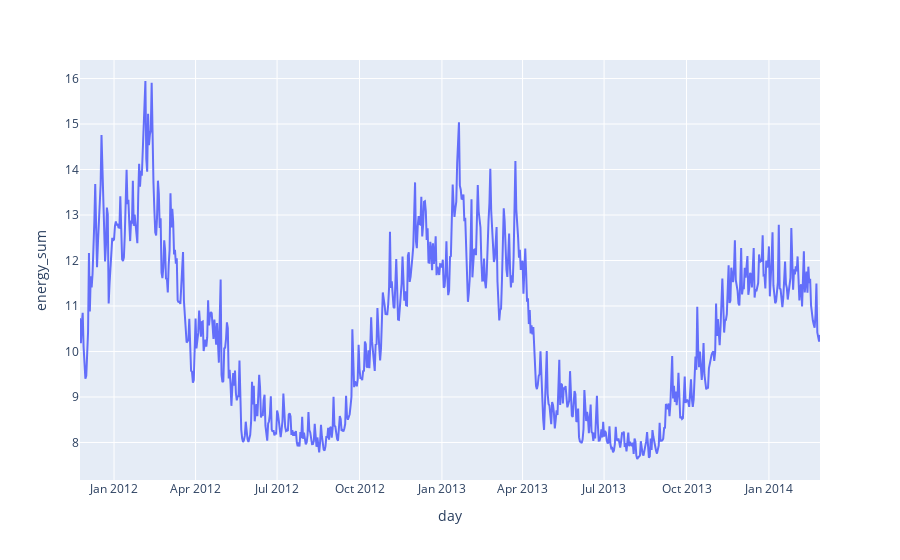

Write notebook code for a chart like this one.
### Code cell
fig.show()

### Figure 1 — Plotly figure (JSON) as saved in the notebook; plotly's stock layout.template omitted (floating-point values rounded to 4 significant figures; data arrays with more than 128 entries replaced by an {"elided": "..."} marker saying what was removed)
{"data": [{"hovertemplate": "day=%{x}<br>energy_sum=%{y}<extra></extra>", "legendgroup": "", "line": {"color": "#636efa", "dash": "solid"}, "marker": {"symbol": "circle"}, "mode": "lines", "name": "", "orientation": "v", "showlegend": false, "type": "scatter", "x": {"elided": "827 str values"}, "xaxis": "x", "y": {"elided": "827 float values"}, "yaxis": "y"}], "layout": {"legend": {"tracegroupgap": 0}, "margin": {"t": 60}, "xaxis": {"anchor": "y", "domain": [0, 1], "title": {"text": "day"}}, "yaxis": {"anchor": "x", "domain": [0, 1], "title": {"text": "energy_sum"}}}}
